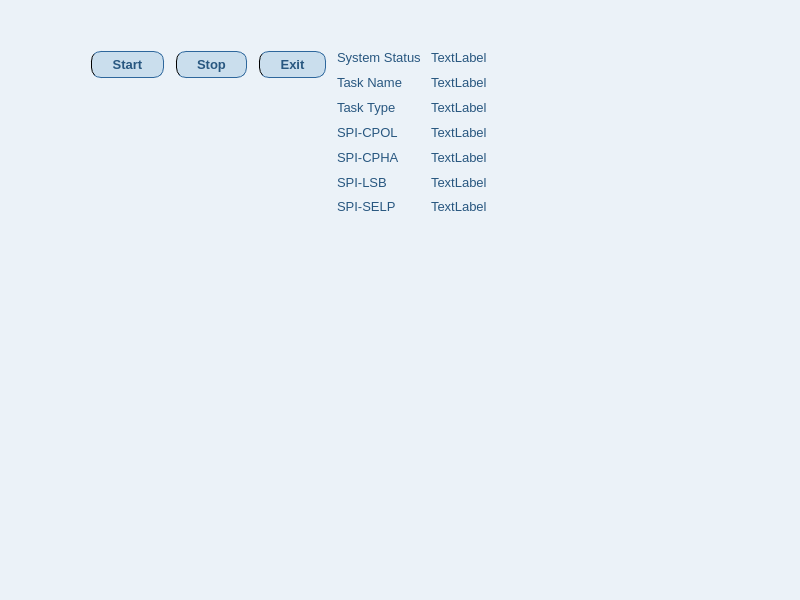
<?xml version="1.0" encoding="UTF-8"?>
<ui version="4.0">
 <class>MainWindow</class>
 <widget class="QMainWindow" name="MainWindow">
  <property name="geometry">
   <rect>
    <x>0</x>
    <y>0</y>
    <width>800</width>
    <height>600</height>
   </rect>
  </property>
  <property name="windowTitle">
   <string>MainWindow</string>
  </property>
  <property name="styleSheet">
   <string notr="true">*{
    color: rgb(40, 87, 128);
    background:none;
    padding: 0;
    margin: 0;
    background-color: rgb(235, 242, 248);
    font-family: &quot;Helvetica&quot;;
    font-size: 10pt;
}
#MidContainer{
}
QFrame, QLabel {
}
/* Set settings for checkbox*/
QCheckBox{
    border: 1px solid rgb(40, 87, 128);
    border-radius: 10px;
    background-color: rgb(255, 255, 255);
    padding-left: 150px;
    padding-right: 20px;
}
QCheckBox:indicator{
    width: 32px;
    height: 32px;
}
QCheckBox:hover{
    border: 2px solid rgb(85,170,255);
}
QCheckBox:focus {
}
QCheckBox:indicator::unchecked{
    image: url(:/icons/icons/square.svg);
}
QCheckBox:indicator::checked{
    background: rgb(202, 222, 237);
    image: url(:/icons/icons/check-square.svg);
}
/* Set settings for line edit inputs*/
QLineEdit{
    border: 1px solid rgb(40, 87, 128);
    border-radius: 10px;
    background-color: rgb(255, 255, 255);
    padding-left: 20px;
    padding-right: 20px;
    color: rgb(40, 87, 128);
    font: bold;
    qproperty-alignment: AlignCenter;
}
QLineEdit:hover{
    border: 2px solid rgb(85,170,255);
}
QLineEdit:focus {
    border: 2px solid rgb(85,170,255);
}
/* Set settings for double spinbox inputs*/
QSpinBox, QDoubleSpinBox{
    margin-left: 50px;  /* make room for the arrows */
    margin-right: 50px;  /* make room for the arrows */
    border: 1px solid rgb(40, 87, 128);
    background-color: rgb(255, 255, 255);
    color: rgb(40, 87, 128);
    font: bold;
}
QSpinBox::hover, QDoubleSpinBox::hover{
    border: 2px solid rgb(85,170,255);
}
QSpinBox::focus, QDoubleSpinBox::focus{
    border: 2px solid rgb(85,170,255);
}
QSpinBox::down-button, QDoubleSpinBox::down-button{
    subcontrol-origin: margin;
    subcontrol-position: center left;
    border: 1px solid;
    border-radius: 5px;
    border-color: rgb(46, 103, 156);
    background-color: rgb(202, 222, 237);
    height: 54px;
    width: 54px;
}
QSpinBox::down-arrow, QDoubleSpinBox::down-arrow{
    image: url(:/icons/icons/arrow-down-circle.svg);;
    height: 35px;
    width: 35px;
}
QSpinBox::down-button:hover, QDoubleSpinBox::down-button:hover{
    border: 2px solid rgb(85,170,255);
}
QSpinBox::down-button:focus, QDoubleSpinBox::down-button:focus{
    border: 2px solid rgb(85,170,255);
}
QSpinBox::down-button:pressed, QDoubleSpinBox::down-button:pressed{
    background-color: rgb(52, 113, 173);
}
QSpinBox::up-button, QDoubleSpinBox::up-button{
    subcontrol-origin: margin;
    subcontrol-position: center right;
    border: 1px solid;
    border-radius: 5px;
    border-color: rgb(46, 103, 156);
    background-color: rgb(202, 222, 237);
    height: 54px;
    width: 54px;
}
QSpinBox::up-arrow, QDoubleSpinBox::up-arrow{
    image: url(:/icons/icons/arrow-up-circle.svg);
    height: 35px;
    width: 35px;
}
QSpinBox::up-button:hover, QDoubleSpinBox::up-button:hover{
    border: 2px solid rgb(85,170,255);
}
QSpinBox::up-button:focus, QDoubleSpinBox::up-button:focus{
    border: 2px solid rgb(85,170,255);
}
QSpinBox::up-button:pressed, QDoubleSpinBox::up-button:pressed{
    background-color: rgb(52, 113, 173);
}
/* Set settings for push buttons*/
QPushButton{
    border: 1px solid;
    border-color: rgb(46, 103, 156);
    border-left: 1px solid;
    border-radius: 10px;
    padding-right: 20px; 
    padding-left: 20px;
    padding-top: 5px;
    padding-bottom: 5px;
    margin: 1px;
    background-color: rgb(202, 222, 237);
    font: bold;
}
QPushButton:hover {
    border: 2px solid rgb(85,170,255);
}
QPushButton:focus {
    border: 2px solid rgb(85,170,255);
}
QPushButton:pressed{
    background-color: rgb(52, 113, 173);
}
QPushButton:disabled {
    color: grey;
    border-color: grey;
    background-color: none;
}</string>
  </property>
  <widget class="QWidget" name="centralwidget">
   <property name="styleSheet">
    <string notr="true">*{
    color: rgb(40, 87, 128);
    background:none;
    padding: 0;
    margin: 0;
    background-color: rgb(235, 242, 248);
    font-family: &quot;Helvetica&quot;;
    font-size: 10pt;
}
#MidContainer{
}
QFrame, QLabel {
}
/* Set settings for checkbox*/
QCheckBox{
    border: 1px solid rgb(40, 87, 128);
    border-radius: 10px;
    background-color: rgb(255, 255, 255);
    padding-left: 150px;
    padding-right: 20px;
}
QCheckBox:indicator{
    width: 32px;
    height: 32px;
}
QCheckBox:hover{
    border: 2px solid rgb(85,170,255);
}
QCheckBox:focus {
}
QCheckBox:indicator::unchecked{
    image: url(:/icons/icons/square.svg);
}
QCheckBox:indicator::checked{
    background: rgb(202, 222, 237);
    image: url(:/icons/icons/check-square.svg);
}
/* Set settings for line edit inputs*/
QLineEdit{
    border: 1px solid rgb(40, 87, 128);
    border-radius: 10px;
    background-color: rgb(255, 255, 255);
    padding-left: 20px;
    padding-right: 20px;
    color: rgb(40, 87, 128);
    font: bold;
    qproperty-alignment: AlignCenter;
}
QLineEdit:hover{
    border: 2px solid rgb(85,170,255);
}
QLineEdit:focus {
    border: 2px solid rgb(85,170,255);
}
/* Set settings for double spinbox inputs*/
QSpinBox, QDoubleSpinBox{
    margin-left: 50px;  /* make room for the arrows */
    margin-right: 50px;  /* make room for the arrows */
    border: 1px solid rgb(40, 87, 128);
    background-color: rgb(255, 255, 255);
    color: rgb(40, 87, 128);
    font: bold;
}
QSpinBox::hover, QDoubleSpinBox::hover{
    border: 2px solid rgb(85,170,255);
}
QSpinBox::focus, QDoubleSpinBox::focus{
    border: 2px solid rgb(85,170,255);
}
QSpinBox::down-button, QDoubleSpinBox::down-button{
    subcontrol-origin: margin;
    subcontrol-position: center left;
    border: 1px solid;
    border-radius: 5px;
    border-color: rgb(46, 103, 156);
    background-color: rgb(202, 222, 237);
    height: 54px;
    width: 54px;
}
QSpinBox::down-arrow, QDoubleSpinBox::down-arrow{
    image: url(:/icons/icons/arrow-down-circle.svg);;
    height: 35px;
    width: 35px;
}
QSpinBox::down-button:hover, QDoubleSpinBox::down-button:hover{
    border: 2px solid rgb(85,170,255);
}
QSpinBox::down-button:focus, QDoubleSpinBox::down-button:focus{
    border: 2px solid rgb(85,170,255);
}
QSpinBox::down-button:pressed, QDoubleSpinBox::down-button:pressed{
    background-color: rgb(52, 113, 173);
}
QSpinBox::up-button, QDoubleSpinBox::up-button{
    subcontrol-origin: margin;
    subcontrol-position: center right;
    border: 1px solid;
    border-radius: 5px;
    border-color: rgb(46, 103, 156);
    background-color: rgb(202, 222, 237);
    height: 54px;
    width: 54px;
}
QSpinBox::up-arrow, QDoubleSpinBox::up-arrow{
    image: url(:/icons/icons/arrow-up-circle.svg);
    height: 35px;
    width: 35px;
}
QSpinBox::up-button:hover, QDoubleSpinBox::up-button:hover{
    border: 2px solid rgb(85,170,255);
}
QSpinBox::up-button:focus, QDoubleSpinBox::up-button:focus{
    border: 2px solid rgb(85,170,255);
}
QSpinBox::up-button:pressed, QDoubleSpinBox::up-button:pressed{
    background-color: rgb(52, 113, 173);
}
/* Set settings for push buttons*/
QPushButton{
    border: 1px solid;
    border-color: rgb(46, 103, 156);
    border-left: 1px solid;
    border-radius: 10px;
    padding-right: 20px; 
    padding-left: 20px;
    padding-top: 5px;
    padding-bottom: 5px;
    margin: 1px;
    background-color: rgb(202, 222, 237);
    font: bold;
}
QPushButton:hover {
    border: 2px solid rgb(85,170,255);
}
QPushButton:focus {
    border: 2px solid rgb(85,170,255);
}
QPushButton:pressed{
    background-color: rgb(52, 113, 173);
}
QPushButton:disabled {
    color: grey;
    border-color: grey;
    background-color: none;
}</string>
   </property>
   <widget class="QWidget" name="layoutWidget">
    <property name="geometry">
     <rect>
      <x>80</x>
      <y>40</y>
      <width>455</width>
      <height>184</height>
     </rect>
    </property>
    <layout class="QGridLayout" name="gridLayout">
     <property name="leftMargin">
      <number>10</number>
     </property>
     <property name="topMargin">
      <number>10</number>
     </property>
     <property name="rightMargin">
      <number>10</number>
     </property>
     <property name="bottomMargin">
      <number>10</number>
     </property>
     <property name="spacing">
      <number>10</number>
     </property>
     <item row="0" column="0">
      <layout class="QHBoxLayout" name="horizontalLayout">
       <item>
        <widget class="QPushButton" name="pushButton_start">
         <property name="statusTip">
          <string>start the robot</string>
         </property>
         <property name="text">
          <string>Start</string>
         </property>
        </widget>
       </item>
       <item>
        <widget class="QPushButton" name="pushButton_stop">
         <property name="statusTip">
          <string>stop the robot</string>
         </property>
         <property name="text">
          <string>Stop</string>
         </property>
        </widget>
       </item>
       <item>
        <widget class="QPushButton" name="pushButton_exit">
         <property name="text">
          <string>Exit</string>
         </property>
        </widget>
       </item>
      </layout>
     </item>
     <item row="0" column="1" rowspan="2">
      <layout class="QFormLayout" name="formLayout">
       <item row="0" column="0">
        <widget class="QLabel" name="label">
         <property name="text">
          <string>System Status</string>
         </property>
        </widget>
       </item>
       <item row="0" column="1">
        <widget class="QLabel" name="label_system_status">
         <property name="text">
          <string>TextLabel</string>
         </property>
        </widget>
       </item>
       <item row="1" column="0">
        <widget class="QLabel" name="label_2">
         <property name="text">
          <string>Task Name</string>
         </property>
        </widget>
       </item>
       <item row="1" column="1">
        <widget class="QLabel" name="label_task_name">
         <property name="text">
          <string>TextLabel</string>
         </property>
        </widget>
       </item>
       <item row="2" column="0">
        <widget class="QLabel" name="label_5">
         <property name="text">
          <string>Task Type</string>
         </property>
        </widget>
       </item>
       <item row="2" column="1">
        <widget class="QLabel" name="label_task_type">
         <property name="text">
          <string>TextLabel</string>
         </property>
        </widget>
       </item>
       <item row="3" column="0">
        <widget class="QLabel" name="label_6">
         <property name="text">
          <string>SPI-CPOL</string>
         </property>
        </widget>
       </item>
       <item row="3" column="1">
        <widget class="QLabel" name="label_spi_cpol">
         <property name="text">
          <string>TextLabel</string>
         </property>
        </widget>
       </item>
       <item row="4" column="0">
        <widget class="QLabel" name="label_7">
         <property name="text">
          <string>SPI-CPHA</string>
         </property>
        </widget>
       </item>
       <item row="4" column="1">
        <widget class="QLabel" name="label_spi_cpha">
         <property name="text">
          <string>TextLabel</string>
         </property>
        </widget>
       </item>
       <item row="5" column="0">
        <widget class="QLabel" name="label_8">
         <property name="text">
          <string>SPI-LSB</string>
         </property>
        </widget>
       </item>
       <item row="5" column="1">
        <widget class="QLabel" name="label_spi_lsb">
         <property name="text">
          <string>TextLabel</string>
         </property>
        </widget>
       </item>
       <item row="6" column="0">
        <widget class="QLabel" name="label_9">
         <property name="text">
          <string>SPI-SELP</string>
         </property>
        </widget>
       </item>
       <item row="6" column="1">
        <widget class="QLabel" name="label_spi_selp">
         <property name="text">
          <string>TextLabel</string>
         </property>
        </widget>
       </item>
      </layout>
     </item>
    </layout>
   </widget>
  </widget>
  <widget class="QMenuBar" name="menubar">
   <property name="geometry">
    <rect>
     <x>0</x>
     <y>0</y>
     <width>800</width>
     <height>23</height>
    </rect>
   </property>
  </widget>
  <widget class="QStatusBar" name="statusbar"/>
 </widget>
 <resources/>
 <connections/>
</ui>
